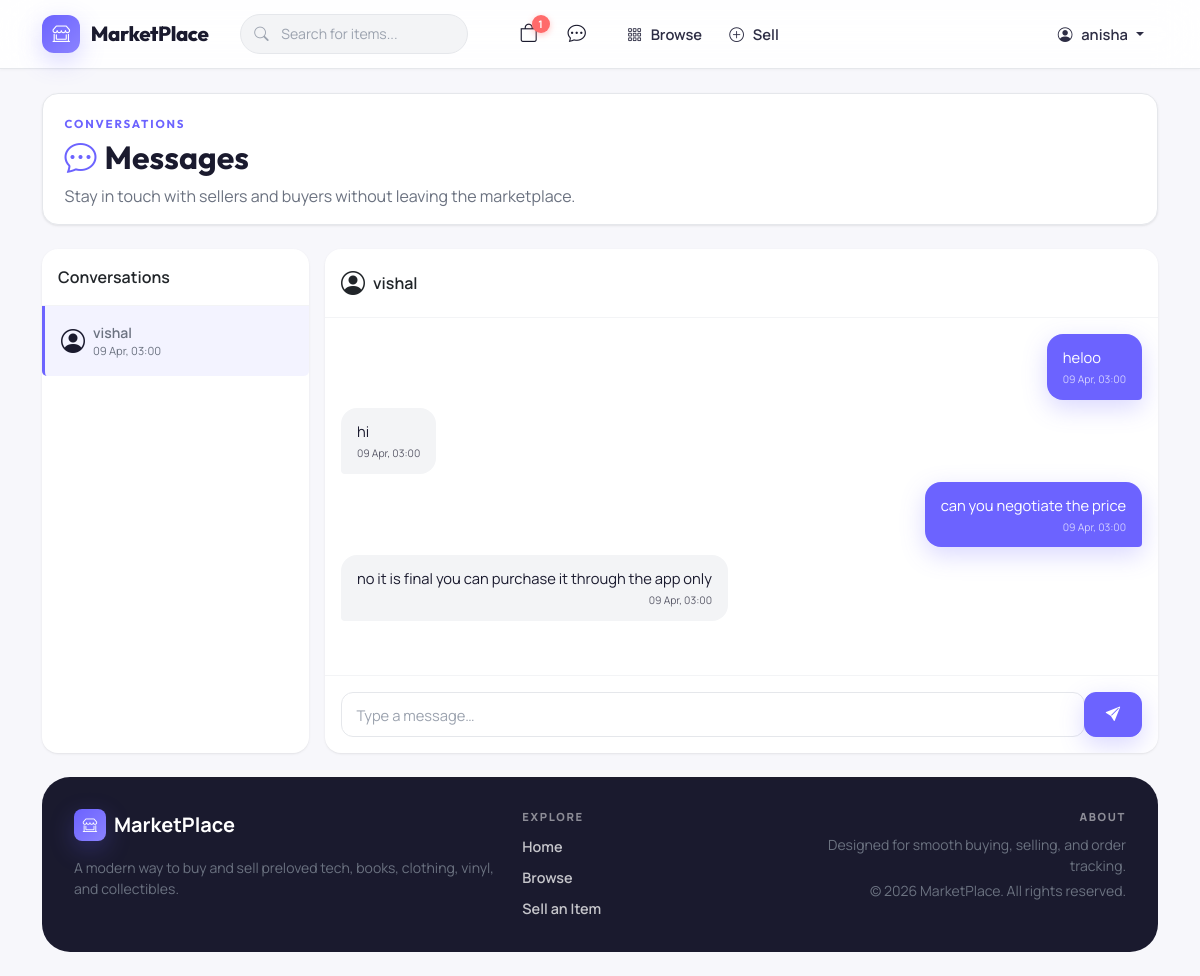
Page /messages.php?with=7 (signed in) on the committed database.
### tables this page shows
CREATE TABLE `users` (
  `id` int(11) NOT NULL,
  `name` varchar(100) NOT NULL,
  `email` varchar(100) NOT NULL,
  `password` varchar(255) NOT NULL,
  `is_admin` tinyint(1) DEFAULT 0,
  `created_at` timestamp NOT NULL DEFAULT current_timestamp()
);

CREATE TABLE `messages` (
  `id` int(11) NOT NULL,
  `sender_id` int(11) DEFAULT NULL,
  `receiver_id` int(11) DEFAULT NULL,
  `product_id` int(11) DEFAULT NULL,
  `message` text DEFAULT NULL,
  `created_at` timestamp NOT NULL DEFAULT current_timestamp()
);

### messages.php (the view, shortened to what this page needs)
<?php
require_once 'db/conn.php';
$user_id    = (int)$_SESSION['user_id'];
$with_id    = (int)($_GET['with'] ?? 0);
$conversations = [];
$conv_stmt = mysqli_prepare($conn,
    "SELECT DISTINCT
        IF(sender_id = ?, receiver_id, sender_id) AS other_id,
        u.name AS other_name,
        MAX(m.created_at) AS last_message_time
     FROM messages m
     JOIN users u ON u.id = IF(m.sender_id = ?, m.receiver_id, m.sender_id)
     WHERE m.sender_id = ? OR m.receiver_id = ?
     GROUP BY other_id, u.name
     ORDER BY last_message_time DESC");
mysqli_stmt_bind_param($conv_stmt, 'iiii', $user_id, $user_id, $user_id, $user_id);
mysqli_stmt_execute($conv_stmt);
$conv_res = mysqli_stmt_get_result($conv_stmt);
while ($row = mysqli_fetch_assoc($conv_res)) {
    $conversations[] = $row;
}
$thread = [];
$other_user = null;
if ($with_id > 0) {
    $user_stmt = mysqli_prepare($conn, "SELECT id, name FROM users WHERE id = ? LIMIT 1");
    mysqli_stmt_bind_param($user_stmt, 'i', $with_id);
    mysqli_stmt_execute($user_stmt);
    $ur = mysqli_stmt_get_result($user_stmt);
    $other_user = mysqli_fetch_assoc($ur);
    if ($other_user) {
        $thread_stmt = mysqli_prepare($conn,
            "SELECT m.*, u.name AS sender_name
             FROM messages m
             JOIN users u ON u.id = m.sender_id
             WHERE (m.sender_id = ? AND m.receiver_id = ?)
                OR (m.sender_id = ? AND m.receiver_id = ?)
             ORDER BY m.created_at ASC");
        mysqli_stmt_bind_param($thread_stmt, 'iiii', $user_id, $with_id, $with_id, $user_id);
        mysqli_stmt_execute($thread_stmt);
        $thread_res = mysqli_stmt_get_result($thread_stmt);
        while ($row = mysqli_fetch_assoc($thread_res)) {
            $thread[] = $row;
        }
    }
}
?>
<?php require_once 'includes/header.php'; ?>
<section class="page-intro page-intro--compact mb-4">
    <div>
        <span class="page-intro__eyebrow">Conversations</span>
        <h2 class="fw-bold mb-2"><i class="bi bi-chat-dots me-2 text-primary"></i>Messages</h2>
        <p class="mb-0 text-muted">Stay in touch with sellers and buyers without leaving the marketplace.</p>
    </div>
</section>
<div class="row g-3 message-layout" style="min-height:520px;">
    <div class="col-md-4 col-lg-3">
        <div class="card border-0 shadow-sm h-100">
            <div class="card-header bg-transparent fw-semibold py-3">Conversations</div>
            <?php if (empty($conversations)): ?>
            <div class="card-body text-muted small text-center pt-5">
                <i class="bi bi-chat-square fs-2 d-block mb-2"></i>No conversations yet.
            </div>
            <?php else: ?>
            <div class="list-group list-group-flush">
                <?php foreach ($conversations as $conv): ?>
                <a href="/marketplace/messages.php?with=<?= (int)$conv['other_id'] ?>"
                   class="list-group-item list-group-item-action conversation-item py-3 <?= ($with_id === (int)$conv['other_id']) ? 'active' : '' ?>">
                    <div class="d-flex align-items-center gap-2">
                        <i class="bi bi-person-circle fs-4"></i>
                        <div>
                            <div class="fw-semibold small"><?= htmlspecialchars($conv['other_name']) ?></div>
                            <?php if ($conv['last_message_time']): ?>
                            <div class="text-muted" style="font-size:.7rem;"><?= date('d M, H:i', strtotime($conv['last_message_time'])) ?></div>
                            <?php endif; ?>
                        </div>
                    </div>
                </a>
                <?php endforeach; ?>
            </div>
            <?php endif; ?>
        </div>
    </div>
    <div class="col-md-8 col-lg-9">
        <div class="card border-0 shadow-sm h-100 d-flex flex-column">
            <?php if ($with_id > 0 && $other_user): ?>
            <div class="card-header bg-transparent py-3 d-flex align-items-center gap-2">
                <i class="bi bi-person-circle fs-4"></i>
                <span class="fw-semibold"><?= htmlspecialchars($other_user['name']) ?></span>
            </div>
            <div class="card-body flex-grow-1 overflow-auto d-flex flex-column gap-2 py-3"
                 style="max-height:380px;" id="message-thread">
                <?php if (empty($thread)): ?>
                <p class="text-muted text-center my-auto">No messages yet. Say hello!</p>
                <?php else: ?>
                <?php foreach ($thread as $msg): ?>
                <?php $is_mine = ((int)$msg['sender_id'] === $user_id); ?>
                <div class="d-flex <?= $is_mine ? 'justify-content-end' : 'justify-content-start' ?>">
                    <div class="message-bubble <?= $is_mine ? 'mine' : 'theirs' ?>">
                        <?= nl2br(htmlspecialchars($msg['message'])) ?>
                        <div class="mt-1 text-end" style="font-size:.65rem;opacity:.7;">
                            <?= date('d M, H:i', strtotime($msg['created_at'])) ?>
                        </div>
                    </div>
                </div>
                <?php endforeach; ?>
                <?php endif; ?>
            </div>
            <div class="card-footer bg-transparent py-3">
                <form method="POST" action="/marketplace/actions/send_message.php" data-validate-form="message">
                    <div class="input-group">
                        <textarea class="form-control" name="message" rows="1"
                                  placeholder="Type a message&hellip;" required
                                  style="resize:none;"></textarea>
                        <button type="submit" class="btn btn-primary">
                            <i class="bi bi-send-fill"></i>
                        </button>
                    </div>
                </form>
            </div>
            <?php endif; ?>
        </div>
    </div>
</div>
<?php require_once 'includes/footer.php'; ?>

### css/style.css (style rules this page uses)
:root { --primary: #6C63FF; --primary-dark: #5A52D5; --primary-darker: #4840B0; --primary-light: #8B83FF; --primary-soft: rgba(108, 99, 255, 0.08); --primary-glow: rgba(108, 99, 255, 0.18); --accent: #FF6B6B; --accent-dark: #E05555; --accent-soft: rgba(255, 107, 107, 0.1); --bg: #F7F7FB; --bg-warm: #FAFAFF; --surface: #FFFFFF; --ink: #1A1A2E; --ink-light: #2D2D44; --muted: #6B7280; --muted-light: #9CA3AF; --line: #E5E7EB; --line-soft: #F3F4F6; --success: #10B981; --success-soft: #D1FAE5; --warning: #F59E0B; --warning-soft: #FEF3C7; --danger: #EF4444; --danger-soft: #FEE2E2; --info: #3B82F6; --info-soft: #DBEAFE; --shadow-xs: 0 1px 2px rgba(0, 0, 0, 0.04); --shadow-sm: 0 1px 3px rgba(0, 0, 0, 0.06), 0 1px 2px rgba(0, 0, 0, 0.04); --shadow: 0 4px 12px rgba(0, 0, 0, 0.06); --shadow-md: 0 6px 20px rgba(0, 0, 0, 0.07); --shadow-lg: 0 12px 40px rgba(0, 0, 0, 0.08); --shadow-primary: 0 8px 24px rgba(108, 99, 255, 0.25); --radius-xs: 8px; --radius-sm: 12px; --radius: 16px; --radius-lg: 20px; --radius-xl: 28px; --radius-full: 999px; --font-body: "Manrope", -apple-system, BlinkMacSystemFont, "Segoe UI", sans-serif; --font-display: "Outfit", -apple-system, BlinkMacSystemFont, "Segoe UI", sans-serif; --transition: 0.2s ease; --transition-slow: 0.35s ease; }
html { scroll-behavior: smooth; }
body.site-body { display: flex; flex-direction: column; min-height: 100vh; margin: 0; font-family: var(--font-body); color: var(--ink); background: var(--bg); -webkit-font-smoothing: antialiased; }
h1, h2, h3, h4, h5, h6, .navbar-brand, .btn, .page-intro__eyebrow, .category-chip { font-family: var(--font-display); }
a { color: var(--primary); transition: color var(--transition); }
.text-primary { color: var(--primary) !important; }
.text-muted, .small, small { color: var(--muted) !important; }
.btn { border-radius: var(--radius-full); padding: 0.62rem 1.3rem; font-weight: 700; font-size: 0.9rem; letter-spacing: 0.01em; border-width: 1.5px; transition: all var(--transition); }
.btn-primary { background: var(--primary); border-color: var(--primary); color: #fff; box-shadow: var(--shadow-primary); }
.card { border: 1px solid var(--line); border-radius: var(--radius); background: var(--surface); box-shadow: var(--shadow-sm); transition: box-shadow var(--transition-slow), transform var(--transition-slow); }
.shadow-sm { box-shadow: var(--shadow-sm) !important; }
.card-header, .card-footer { border-color: var(--line-soft); background: transparent !important; }
.page-intro { display: flex; align-items: end; justify-content: space-between; gap: 1rem; padding: 1.15rem 1.35rem; border: 1px solid var(--line); border-radius: var(--radius); background: var(--surface); box-shadow: var(--shadow-sm); }
.page-intro--compact { padding: 1rem 1.35rem; }
.page-intro__eyebrow { display: inline-block; margin-bottom: 0.35rem; font-size: 0.72rem; font-weight: 700; letter-spacing: 0.16em; text-transform: uppercase; color: var(--primary); }
.form-control, .form-select { border: 1.5px solid var(--line); border-radius: var(--radius-sm); min-height: 46px; padding: 0.65rem 0.9rem; background: var(--surface); font-size: 0.92rem; color: var(--ink); transition: all var(--transition); }
textarea.form-control { min-height: 110px; }
.form-control::placeholder { color: var(--muted-light); }
.input-group > .form-control, .input-group > .form-select, .input-group > .btn { border-radius: var(--radius-sm) !important; }
.input-group > .btn { margin-left: 0.5rem; }
.message-layout .card { overflow: hidden; }
.conversation-item { cursor: pointer; border: 0 !important; background: transparent; transition: background var(--transition); }
.conversation-item.active { background: var(--primary-soft); border-left: 3px solid var(--primary) !important; color: var(--ink); }
.message-bubble { max-width: 76%; padding: 0.75rem 1rem; border-radius: var(--radius); word-break: break-word; font-size: 0.92rem; }
.message-bubble.mine { background: var(--primary); color: #fff; border-bottom-right-radius: 4px; box-shadow: var(--shadow-primary); }
.message-bubble.theirs { background: var(--line-soft); color: var(--ink); border-bottom-left-radius: 4px; }
.card-footer .input-group textarea { min-height: 44px !important; max-height: 160px; resize: none; }
@media (prefers-reduced-motion: no-preference) { .card { animation: rise-in 0.4s ease both; } }

### rows in the picture
users: name "vishal"
messages: message "heloo", created_at "09 Apr, 03:00"
messages: message "hi", created_at "09 Apr, 03:00"
messages: message "can you negotiate the price", created_at "09 Apr, 03:00"
messages: message "no it is final you can purchase it through the app only", created_at "09 Apr, 03:00"

### other values in the picture
$cart_count "1"
$_SESSION['user_name'] "anisha"
$conv['other_name'] "vishal"
date('d M, H:i', strtotime($conv['last_message_time'])) "09 Apr, 03:00"
